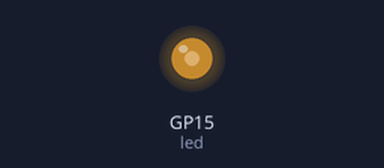
The program below on a simulated Raspberry Pi Pico running MicroPython. Shown: output pins drawn as LEDs (lit = HIGH). At 4.0 s the program stops and its outputs stay as they are.

Above: at 0.1 s.
At 3.1 s:
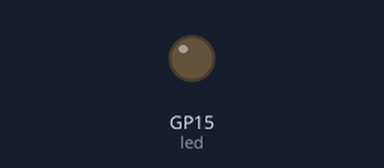
Timing chart, 0 to 4.6 s (numbered marks = the images above):
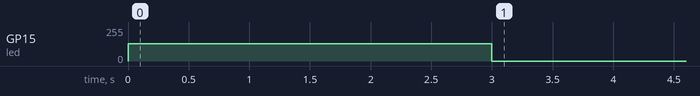

The program:

led-pwm2.py
```python
from machine import Pin, PWM
import time

led = PWM(Pin(15), freq=10)

led.duty_u16(32768)  # 50%
# led.duty_u16(6554)  # 10%
#led.duty_u16(58982)  # 90%
time.sleep(3)

led.duty_u16(0)  # 0%
time.sleep(1)

led.deinit()
```

Measured:
- by itself, GP15 (led): 0/255 → 128/255 at 0.00 s, → 0/255 3.0 s later
